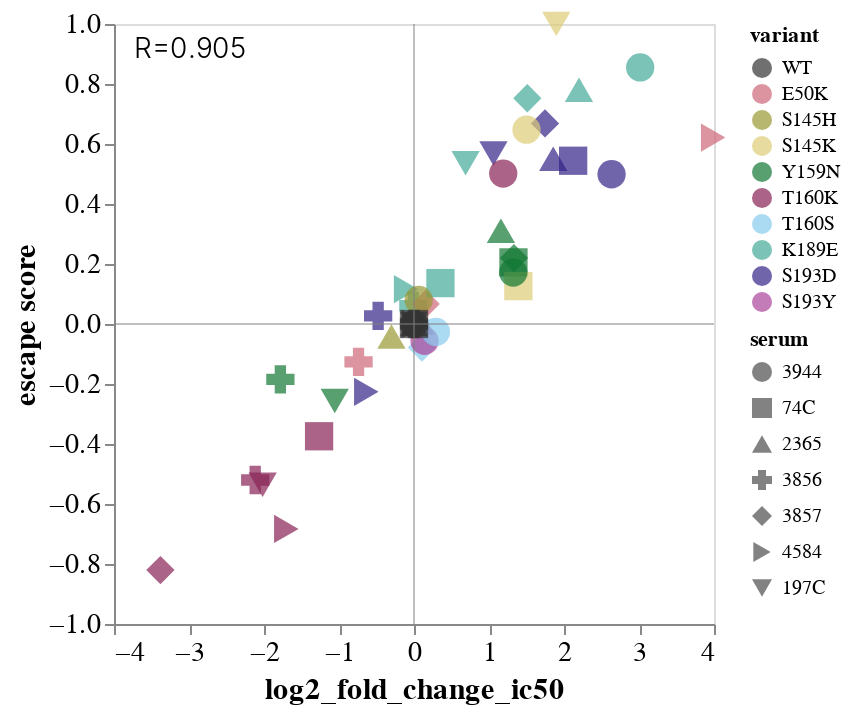

Notebook source saved alongside this figure:
### Markdown cell above
### Plot correlation for all sera
All sera are overlaid on a single plot, and the Pearson R value is calculated for the complete set of sera + mutations as a whole.

### Code cell
# get ic column name
ic_col = [col for col in corr_df.columns if 'ic' in col][0]

# Calculate Pearson correlation between predicted and measured
x = corr_df[ic_col]
y = corr_df["escape"]
r, p = sp.stats.pearsonr(x, y)

r = round(r, 3)

# Define the order for 'variant' and 'serum'
variant_order = ['WT', 'E50K', 'S145H', 'S145K', 'Y159N', 'T160K', 'T160S', 'K189E', 'S193D', 'S193Y']
serum_order = ['3944', '74C', '2365', '3856', '3857', '4584', '197C']

# Define cb-friendly color scheme
custom_color_scheme = ['#333333', '#CC6677', '#999933', '#DDCC77', '#117733', 
                   '#882255', '#88CCEE', '#44AA99', '#332288', '#AA4499']

# Get plot
corrs = (
    alt.Chart(corr_df)
    .mark_point(filled=True, size=200)
    .encode(
        x=alt.X(ic_col,
                title=ic_col,
                scale=alt.Scale(
                    domain=[-4, 4],
                )
               ),
        y=alt.Y('escape',
                title='escape score',
                scale=alt.Scale(
                    domain=[-1, 1],
                    clamp=True
                )
               ),
        color=alt.Color('variant:N', scale=alt.Scale(range=custom_color_scheme, domain=variant_order)), 
        shape=alt.Shape('serum:N', scale=alt.Scale(domain=serum_order)),
        tooltip=['variant', 'serum', ic_col, 'escape']
    )

)

# Get R value to add to plot
r_text = alt.Chart().mark_text(
    align='left', 
    baseline='bottom',
    fontSize=14,
    fontWeight=300
).encode(
    x=alt.value(10),
    y=alt.value(20),
    text=alt.value([f"R={r}"])
)

# Add defined x and y axes
x_axis = alt.Chart(pd.DataFrame({'y': [0]})).mark_rule(
    size=1, 
    opacity=0.5, color='gray').encode(y='y')

y_axis = alt.Chart(pd.DataFrame({'x': [0]})).mark_rule(
    size=1, 
    opacity=0.5, color='gray').encode(x='x')

# plot final layered chart
chart = (
    (corrs + r_text + x_axis + y_axis)
    .configure_axis(
        grid=False,
        labelFontSize=14,
        titleFontSize=15,  
    )
    .configure_title(
        fontSize=21,
        fontWeight='normal',
    )
)

chart.save(
    'figures/validation_correlations/figure_3/hk19_full-serum-corr_ic50.png',
    scale_factor=2.0
)

chart

### Figure 1 — Vega-Lite specification as saved in the notebook (floating-point values rounded to 4 significant figures)
{"config": {"view": {"continuousWidth": 300, "continuousHeight": 300}, "axis": {"grid": false, "labelFontSize": 14, "titleFontSize": 15}, "title": {"fontSize": 21, "fontWeight": "normal"}}, "layer": [{"data": {"name": "data-4c970c108880de5a58c682c19095f6a1"}, "mark": {"type": "point", "filled": true, "size": 200}, "encoding": {"color": {"field": "variant", "scale": {"domain": ["WT", "E50K", "S145H", "S145K", "Y159N", "T160K", "T160S", "K189E", "S193D", "S193Y"], "range": ["#333333", "#CC6677", "#999933", "#DDCC77", "#117733", "#882255", "#88CCEE", "#44AA99", "#332288", "#AA4499"]}, "type": "nominal"}, "shape": {"field": "serum", "scale": {"domain": ["3944", "74C", "2365", "3856", "3857", "4584", "197C"]}, "type": "nominal"}, "tooltip": [{"field": "variant", "type": "nominal"}, {"field": "serum", "type": "nominal"}, {"field": "log2_fold_change_ic50", "type": "quantitative"}, {"field": "escape", "type": "quantitative"}], "x": {"field": "log2_fold_change_ic50", "scale": {"domain": [-4, 4]}, "title": "log2_fold_change_ic50", "type": "quantitative"}, "y": {"field": "escape", "scale": {"clamp": true, "domain": [-1, 1]}, "title": "escape score", "type": "quantitative"}}}, {"data": {"name": "empty"}, "mark": {"type": "text", "align": "left", "baseline": "bottom", "fontSize": 14, "fontWeight": 300}, "encoding": {"text": {"value": ["R=0.905"]}, "x": {"value": 10}, "y": {"value": 20}}}, {"data": {"name": "data-06fd9f850666401b4599de5588b60692"}, "mark": {"type": "rule", "color": "gray", "opacity": 0.5, "size": 1}, "encoding": {"y": {"field": "y", "type": "quantitative"}}}, {"data": {"name": "data-9c00aa9dc2b1c1a0b4bf9b34ead12925"}, "mark": {"type": "rule", "color": "gray", "opacity": 0.5, "size": 1}, "encoding": {"x": {"field": "x", "type": "quantitative"}}}], "$schema": "https://vega.github.io/schema/vega-lite/v5.8.0.json", "datasets": {"data-4c970c108880de5a58c682c19095f6a1": [{"serum": "2365", "variant": "Y159N", "log2_fold_change_ic50": 1.159, "escape": 0.3106, "cohort": "15-20 years", "r": 0.987}, {"serum": "2365", "variant": "T160K", "log2_fold_change_ic50": 0.08919, "escape": 0.0047, "cohort": "15-20 years", "r": 0.987}, {"serum": "2365", "variant": "K189E", "log2_fold_change_ic50": 2.199, "escape": 0.781, "cohort": "15-20 years", "r": 0.987}, {"serum": "2365", "variant": "S193D", "log2_fold_change_ic50": 1.856, "escape": 0.5509, "cohort": "15-20 years", "r": 0.987}, {"serum": "2365", "variant": "S145H", "log2_fold_change_ic50": -0.3008, "escape": -0.0419, "cohort": "15-20 years", "r": 0.987}, {"serum": "3856", "variant": "Y159N", "log2_fold_change_ic50": -1.782, "escape": -0.1843, "cohort": "15-20 years", "r": 0.9}, {"serum": "3856", "variant": "T160K", "log2_fold_change_ic50": -2.117, "escape": -0.52, "cohort": "15-20 years", "r": 0.9}, {"serum": "3856", "variant": "K189E", "log2_fold_change_ic50": -0.008477, "escape": 0.0612, "cohort": "15-20 years", "r": 0.9}, {"serum": "3856", "variant": "S193D", "log2_fold_change_ic50": -0.478, "escape": 0.0272, "cohort": "15-20 years", "r": 0.9}, {"serum": "3856", "variant": "E50K", "log2_fold_change_ic50": -0.7393, "escape": -0.1265, "cohort": "15-20 years", "r": 0.9}, {"serum": "3857", "variant": "Y159N", "log2_fold_change_ic50": 1.333, "escape": 0.2199, "cohort": "15-20 years", "r": 0.947}, {"serum": "3857", "variant": "T160K", "log2_fold_change_ic50": -3.381, "escape": -0.8201, "cohort": "15-20 years", "r": 0.947}, {"serum": "3857", "variant": "K189E", "log2_fold_change_ic50": 1.511, "escape": 0.7525, "cohort": "15-20 years", "r": 0.947}, {"serum": "3857", "variant": "S193D", "log2_fold_change_ic50": 1.747, "escape": 0.6684, "cohort": "15-20 years", "r": 0.947}, {"serum": "3857", "variant": "E50K", "log2_fold_change_ic50": 0.1551, "escape": 0.0667, "cohort": "15-20 years", "r": 0.947}, {"serum": "3857", "variant": "T160S", "log2_fold_change_ic50": 0.1059, "escape": -0.0783, "cohort": "15-20 years", "r": 0.947}, {"serum": "4584", "variant": "T160K", "log2_fold_change_ic50": -1.703, "escape": -0.683, "cohort": "2-5 years", "r": 0.926}, {"serum": "4584", "variant": "K189E", "log2_fold_change_ic50": -0.1052, "escape": 0.116, "cohort": "2-5 years", "r": 0.926}, {"serum": "4584", "variant": "S193D", "log2_fold_change_ic50": -0.636, "escape": -0.226, "cohort": "2-5 years", "r": 0.926}, {"serum": "4584", "variant": "E50K", "log2_fold_change_ic50": 3.989, "escape": 0.6214, "cohort": "2-5 years", "r": 0.926}, {"serum": "197C", "variant": "Y159N", "log2_fold_change_ic50": -1.057, "escape": -0.2564, "cohort": "40-45 years", "r": 0.984}, {"serum": "197C", "variant": "T160K", "log2_fold_change_ic50": -2.018, "escape": -0.5361, "cohort": "40-45 years", "r": 0.984}, {"serum": "197C", "variant": "K189E", "log2_fold_change_ic50": 0.6879, "escape": 0.5359, "cohort": "40-45 years", "r": 0.984}, {"serum": "197C", "variant": "S193D", "log2_fold_change_ic50": 1.059, "escape": 0.5683, "cohort": "40-45 years", "r": 0.984}, {"serum": "197C", "variant": "S145K", "log2_fold_change_ic50": 1.898, "escape": 1.019, "cohort": "40-45 years", "r": 0.984}, {"serum": "74C", "variant": "Y159N", "log2_fold_change_ic50": 1.326, "escape": 0.2053, "cohort": "40-45 years", "r": 0.944}, {"serum": "74C", "variant": "T160K", "log2_fold_change_ic50": -1.266, "escape": -0.3742, "cohort": "40-45 years", "r": 0.944}, {"serum": "74C", "variant": "K189E", "log2_fold_change_ic50": 0.3524, "escape": 0.1363, "cohort": "40-45 years", "r": 0.944}, {"serum": "74C", "variant": "S193D", "log2_fold_change_ic50": 2.122, "escape": 0.5442, "cohort": "40-45 years", "r": 0.944}, {"serum": "74C", "variant": "S145K", "log2_fold_change_ic50": 1.391, "escape": 0.1264, "cohort": "40-45 years", "r": 0.944}, {"serum": "3944", "variant": "Y159N", "log2_fold_change_ic50": 1.324, "escape": 0.1714, "cohort": "2-5 years", "r": 0.884}, {"serum": "3944", "variant": "T160K", "log2_fold_change_ic50": 1.189, "escape": 0.5014, "cohort": "2-5 years", "r": 0.884}, {"serum": "3944", "variant": "K189E", "log2_fold_change_ic50": 3.016, "escape": 0.8553, "cohort": "2-5 years", "r": 0.884}, {"serum": "3944", "variant": "S193D", "log2_fold_change_ic50": 2.634, "escape": 0.4992, "cohort": "2-5 years", "r": 0.884}, {"serum": "3944", "variant": "S193Y", "log2_fold_change_ic50": 0.1404, "escape": -0.0562, "cohort": "2-5 years", "r": 0.884}, {"serum": "3944", "variant": "S145H", "log2_fold_change_ic50": 0.06231, "escape": 0.0801, "cohort": "2-5 years", "r": 0.884}, {"serum": "3944", "variant": "S145K", "log2_fold_change_ic50": 1.5, "escape": 0.6477, "cohort": "2-5 years", "r": 0.884}, {"serum": "3944", "variant": "T160S", "log2_fold_change_ic50": 0.2918, "escape": -0.0266, "cohort": "2-5 years", "r": 0.884}, {"serum": "2365", "variant": "WT", "log2_fold_change_ic50": 0, "escape": 0, "cohort": "15-20 years", "r": 0.987}, {"serum": "3856", "variant": "WT", "log2_fold_change_ic50": 0, "escape": 0, "cohort": "15-20 years", "r": 0.9}, {"serum": "3857", "variant": "WT", "log2_fold_change_ic50": 0, "escape": 0, "cohort": "15-20 years", "r": 0.947}, {"serum": "4584", "variant": "WT", "log2_fold_change_ic50": 0, "escape": 0, "cohort": "2-5 years", "r": 0.926}, {"serum": "197C", "variant": "WT", "log2_fold_change_ic50": 0, "escape": 0, "cohort": "40-45 years", "r": 0.984}, {"serum": "74C", "variant": "WT", "log2_fold_change_ic50": 0, "escape": 0, "cohort": "40-45 years", "r": 0.944}, {"serum": "3944", "variant": "WT", "log2_fold_change_ic50": 0, "escape": 0, "cohort": "2-5 years", "r": 0.884}], "empty": [{}], "data-06fd9f850666401b4599de5588b60692": [{"y": 0}], "data-9c00aa9dc2b1c1a0b4bf9b34ead12925": [{"x": 0}]}}
